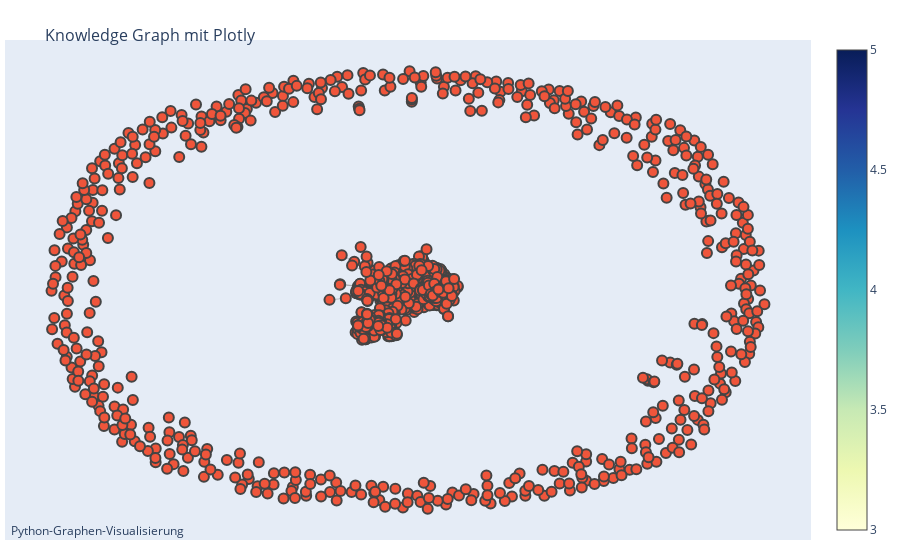

The notebook cell saved with this chart:
### Code cell
pos = nx.spring_layout(G1)

edge_x = []
edge_y = []
for edge in G1.edges():
    x0, y0 = pos[edge[0]]
    x1, y1 = pos[edge[1]]
    edge_x.append(x0)
    edge_x.append(x1)
    edge_x.append(None)
    edge_y.append(y0)
    edge_y.append(y1)
    edge_y.append(None)

edge_trace = go.Scatter(
    x=edge_x, y=edge_y,
    line=dict(width=0.5, color='#888'),
    hoverinfo='none',
    mode='lines')

node_x = []
node_y = []
text = []
for node in G1.nodes():
    x, y = pos[node]
    node_x.append(x)
    node_y.append(y)
    text.append(node)

node_trace = go.Scatter(
    x=node_x, y=node_y,
    mode='markers',
    hoverinfo='text',
    text=text,
    textposition="bottom center",
    marker=dict(
        showscale=True,
        colorscale='YlGnBu',
        size=10,
        line_width=2))

fig = go.Figure(data=[edge_trace, node_trace],
             layout=go.Layout(
                title='<br>Knowledge Graph mit Plotly',
                titlefont_size=16,
                showlegend=False,
                hovermode='closest',
                margin=dict(b=20,l=5,r=5,t=40),
                annotations=[ dict(
                    text="Python-Graphen-Visualisierung",
                    showarrow=False,
                    xref="paper", yref="paper",
                    x=0.005, y=-0.002 ) ],
                xaxis=dict(showgrid=False, zeroline=False, showticklabels=False),
                yaxis=dict(showgrid=False, zeroline=False, showticklabels=False))
                )

fig.show()

### Figure 1 — Plotly figure (JSON) as saved in the notebook; plotly's stock layout.template omitted (floating-point values rounded to 4 significant figures; data arrays with more than 128 entries replaced by an {"elided": "..."} marker saying what was removed)
{"data": [{"hoverinfo": "none", "line": {"color": "#888", "width": 0.5}, "mode": "lines", "type": "scatter", "x": {"elided": "60030 float values"}, "y": {"elided": "60030 float values"}}, {"hoverinfo": "text", "marker": {"colorscale": [[0, "rgb(255,255,217)"], [0.125, "rgb(237,248,177)"], [0.25, "rgb(199,233,180)"], [0.375, "rgb(127,205,187)"], [0.5, "rgb(65,182,196)"], [0.625, "rgb(29,145,192)"], [0.75, "rgb(34,94,168)"], [0.875, "rgb(37,52,148)"], [1, "rgb(8,29,88)"]], "line": {"width": 2}, "showscale": true, "size": 10}, "mode": "markers", "text": {"elided": "2741 str values"}, "textposition": "bottom center", "type": "scatter", "x": {"elided": "2741 float values"}, "y": {"elided": "2741 float values"}}], "layout": {"annotations": [{"showarrow": false, "text": "Python-Graphen-Visualisierung", "x": 0.005, "xref": "paper", "y": -0.002, "yref": "paper"}], "hovermode": "closest", "margin": {"b": 20, "l": 5, "r": 5, "t": 40}, "showlegend": false, "title": {"font": {"size": 16}, "text": "<br>Knowledge Graph mit Plotly"}, "xaxis": {"showgrid": false, "showticklabels": false, "zeroline": false}, "yaxis": {"showgrid": false, "showticklabels": false, "zeroline": false}}}
